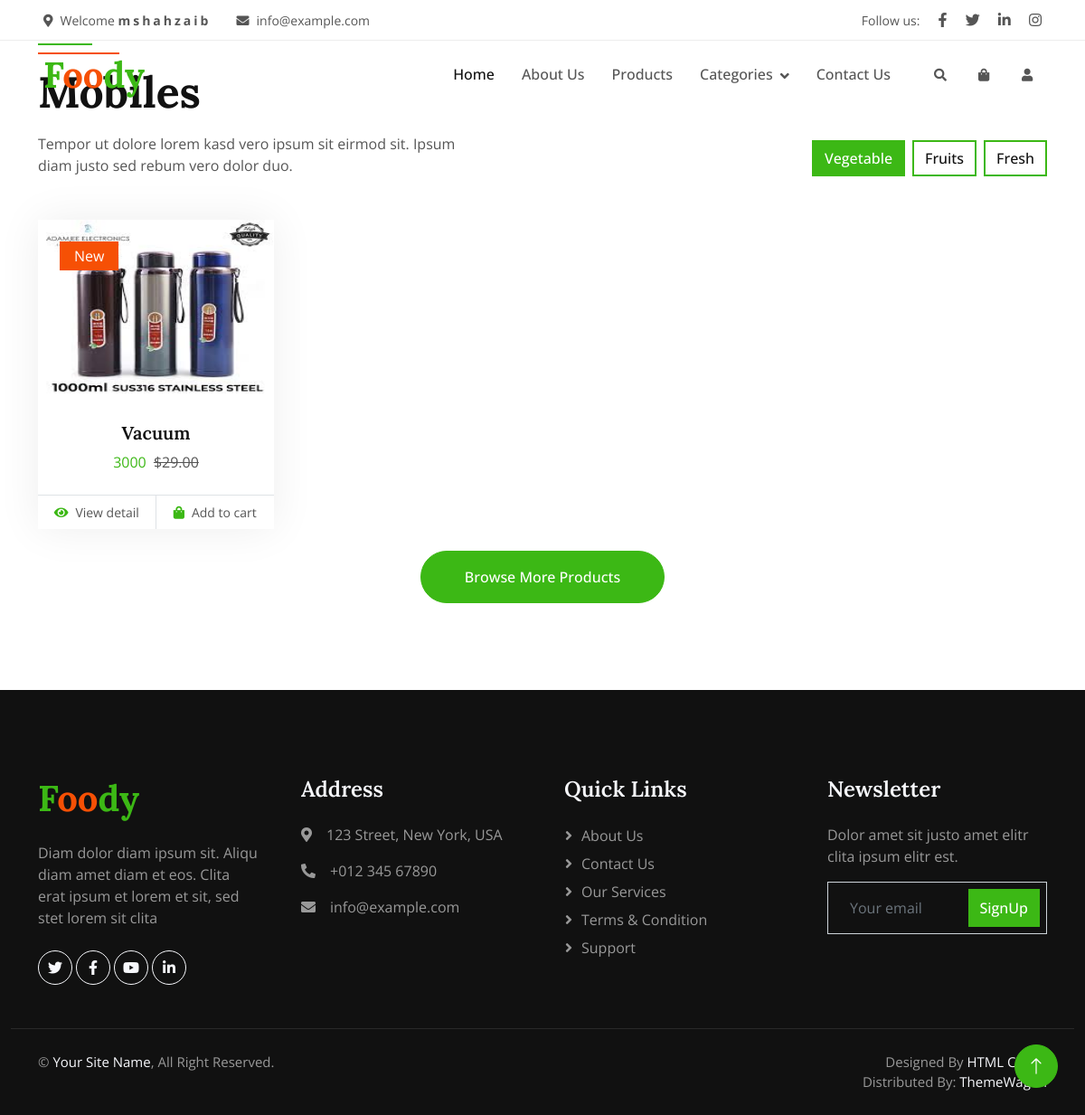
The page /user/computers.php (signed in) on the database its author committed.
### tables this page shows
CREATE TABLE `products` (
  `product_id` int(11) NOT NULL,
  `product_name` varchar(255) NOT NULL,
  `product_price` int(11) NOT NULL,
  `product_model` varchar(255) NOT NULL,
  `product_specification` varchar(255) NOT NULL,
  `product_image` varchar(255) NOT NULL,
  `category_id` int(11) NOT NULL,
  `brand_id` int(11) NOT NULL
);

### user/computers.php (the view, shortened to what this page needs)
<?php
include("header.php");
$sel = "SELECT * FROM products WHERE category_id = 8";
$query = mysqli_query($connect,$sel);
?>
    <div class="container-xxl py-5">
        <div class="container">
            <div class="row g-0 gx-5 align-items-end">
                <div class="col-lg-6">
                    <div class="section-header text-start mb-5 wow fadeInUp" data-wow-delay="0.1s" style="max-width: 500px;">
                        <h1 class="display-5 mb-3">Mobiles</h1>
                        <p>Tempor ut dolore lorem kasd vero ipsum sit eirmod sit. Ipsum diam justo sed rebum vero dolor duo.</p>
                    </div>
                </div>
                <div class="col-lg-6 text-start text-lg-end wow slideInRight" data-wow-delay="0.1s">
                    <ul class="nav nav-pills d-inline-flex justify-content-end mb-5">
                        <li class="nav-item me-2">
                            <a class="btn btn-outline-primary border-2 active" data-bs-toggle="pill" href="#tab-1">Vegetable</a>
                        </li>
                        <li class="nav-item me-2">
                            <a class="btn btn-outline-primary border-2" data-bs-toggle="pill" href="#tab-2">Fruits </a>
                        </li>
                        <li class="nav-item me-0">
                            <a class="btn btn-outline-primary border-2" data-bs-toggle="pill" href="#tab-3">Fresh</a>
                        </li>
                    </ul>
                </div>
            </div>
            <div class="tab-content">
                <div id="tab-1" class="tab-pane fade show p-0 active">
                    <div class="row g-4">
                    <?php while($fetch = mysqli_fetch_assoc($query)){ ?>
    <div class="col-xl-3 col-lg-4 col-md-6 wow fadeInUp" data-wow-delay="0.1s">
        <div class="product-item">
            <div class="position-relative bg-light overflow-hidden">
                <img height="200px" width="100%" src="../Admin/product_images/<?php echo $fetch['product_image'] ?> " alt="error">
                <div class="bg-secondary rounded text-white position-absolute start-0 top-0 m-4 py-1 px-3">New</div>
            </div>
            <div class="text-center p-4">
                <a class="d-block h5 mb-2" href=""> <?php echo $fetch['product_name'] ?> </a>
                <span class="text-primary me-1"> <?php echo $fetch['product_price'] ?> </span>
                <span class="text-body text-decoration-line-through">$29.00</span>
            </div>
            <div class="d-flex border-top">
                <small class="w-50 text-center border-end py-2">
                    <a class="text-body" href="cardDetails.php?id=<?php echo $fetch['product_id'] ?>"><i class="fa fa-eye text-primary me-2"></i>View detail</a>
                </small>
                <small class="w-50 text-center py-2">
                    <a class="text-body" href=""><i class="fa fa-shopping-bag text-primary me-2"></i>Add to cart</a>
                </small>
            </div>
        </div>
    </div>
    <?php } ?>
                        <div class="col-12 text-center wow fadeInUp" data-wow-delay="0.1s">
                            <a class="btn btn-primary rounded-pill py-3 px-5" href="">Browse More Products</a>
                        </div>
                    </div>
                </div>
            </div>
        </div>
    </div>
    <?php
include("footer.php");
?>

### user/css/style.css (style rules this page uses)
:root { --primary: #3CB815; --secondary: #F65005; --light: #F7F8FC; --dark: #111111; }
.btn { font-weight: 500; transition: .5s; }
.btn.btn-primary, .btn.btn-secondary, .btn.btn-outline-primary:hover, .btn.btn-outline-secondary:hover { color: #FFFFFF; }
.section-header { position: relative; padding-top: 25px; }
.section-header::before { position: absolute; content: ""; width: 60px; height: 2px; top: 0; left: 50%; transform: translateX(-50%); background: var(--primary); }
.section-header::after { position: absolute; content: ""; width: 90px; height: 2px; top: 10px; left: 50%; transform: translateX(-50%); background: var(--secondary); }
.section-header.text-start::before, .section-header.text-start::after { left: 0; transform: translateX(0); }
.nav-pills .nav-item .btn { color: var(--dark); }
.nav-pills .nav-item .btn:hover, .nav-pills .nav-item .btn.active { color: #FFFFFF; }
.product-item { box-shadow: 0 0 45px rgba(0, 0, 0, .07); }
.product-item img { transition: .5s; }

### rows shown on the page
products: product_image (picture), product_name "Vacuum", product_price "3000"

### other values the page prints
$_SESSION['user'] "mshahzaib"
